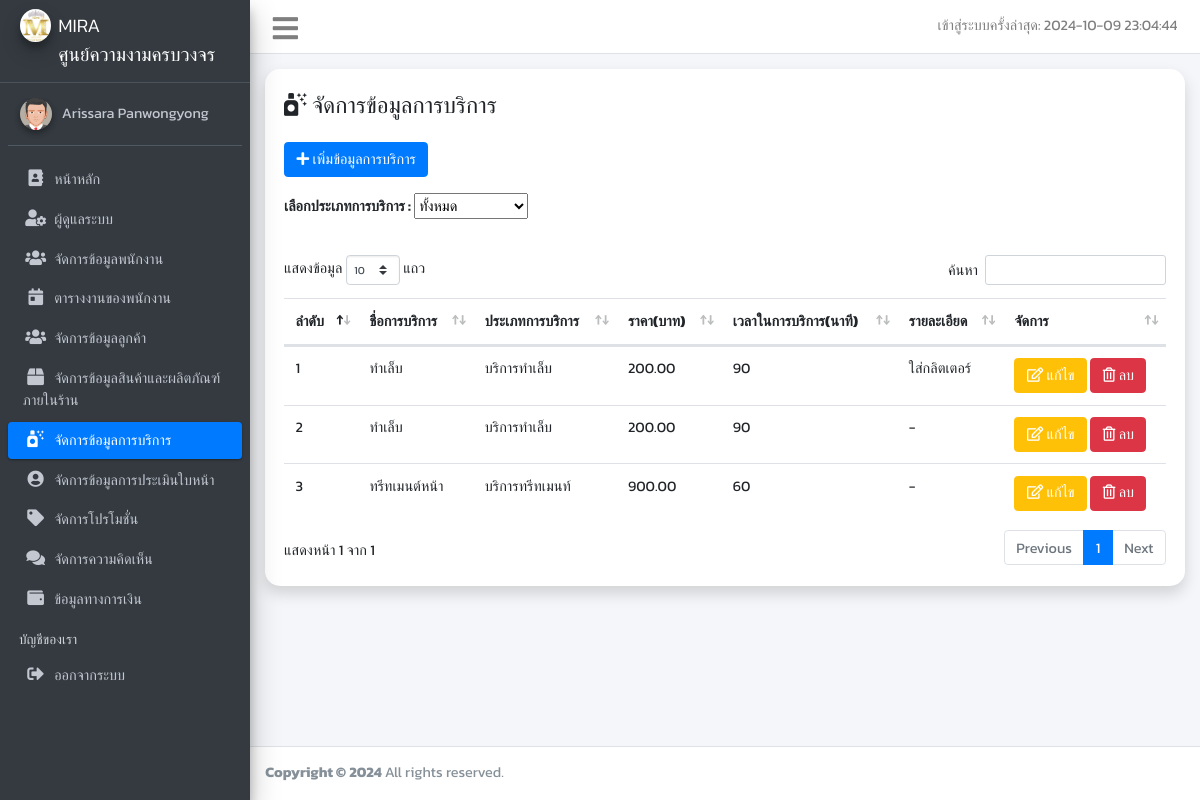
/pages/service/index.php (signed in), run on the app's committed database.
### tables this page shows
CREATE TABLE `service` (
  `service_id` int(5) NOT NULL,
  `service_name` varchar(100) NOT NULL,
  `service_type_id` int(5) NOT NULL,
  `service_price` decimal(7,2) NOT NULL,
  `service_time` int(2) NOT NULL,
  `service_detail` text NOT NULL
);

CREATE TABLE `service_type` (
  `service_type_id` int(5) NOT NULL COMMENT 'รหัสประเภทการบริการ',
  `service_type_name` varchar(100) NOT NULL COMMENT 'ชื่อประเภทการบริการ'
);

### pages/service/index.php (the view, shortened to what this page needs)
<?php
require_once('../authen.php');
try {
    $sql = "SELECT service.service_id, service.service_name, service.service_type_id, service.service_price, service.service_time, service.service_detail, service_type.service_type_name
            FROM service
            JOIN service_type ON service.service_type_id = service_type.service_type_id";
    $stmt = $conn->query($sql);
    $services = $stmt->fetchAll(PDO::FETCH_ASSOC);
} catch (PDOException $e) {
    echo "Error: " . $e->getMessage();
}
?>
<!DOCTYPE html>
<html lang="en">
<head>
    <link rel="stylesheet" href="../../plugins/fontawesome-free/css/all.min.css">
    <link rel="stylesheet" href="../../plugins/sweetalert2-theme-bootstrap-4/bootstrap-4.min.css">
    <link rel="stylesheet" href="../../plugins/bootstrap-toggle/bootstrap-toggle.min.css">
    <link rel="stylesheet" href="../../plugins/toastr/toastr.min.css">
    <link rel="stylesheet" href="../../assets/css/adminlte.min.css">
    <link rel="stylesheet" href="../../assets/css/style.css">
    <link rel="stylesheet" href="../../plugins/datatables-bs4/css/dataTables.bootstrap4.min.css">
    <link rel="stylesheet" href="../../plugins/datatables-responsive/css/responsive.bootstrap4.min.css">
</head>
<body class="hold-transition sidebar-mini">
    <div class="wrapper">
        <?php include_once('../includes/sidebar.php') ?>
        <div class="content-wrapper pt-3">
            <div class="content">
                <div class="container-fluid">
                    <div class="row">
                        <div class="col-12">
                            <div class="card shadow">
                                <div class="card-header border-0 pt-4">
                                    <h4>
                                        <i class="fas fa-air-freshener"></i>
                                        จัดการข้อมูลการบริการ
                                    </h4>
                                    <a href="add_service.php" class="btn btn-primary mt-3">
                                        <i class="fas fa-plus"></i>
                                        เพิ่มข้อมูลการบริการ
                                    </a>
                                    <form method="GET" class="mt-3">
                                        <label for="service_type_id">เลือกประเภทการบริการ : </label>
                                        <select name="service_type_id" id="service_type_id"
                                            onchange="this.form.submit()">
                                            <option value="">ทั้งหมด</option>
                                        </select>
                                    </form>
                                </div>
                                <div class="card-body">
                                    <table id="logs" class="table table-hover" width="100%">
                                        <thead>
                                            <tr>
                                                <th>ลำดับ</th>
                                                <th>ชื่อการบริการ</th>
                                                <th>ประเภทการบริการ</th>
                                                <th>ราคา(บาท)</th>
                                                <th>เวลาในการบริการ(นาที)</th>
                                                <th>รายละเอียด</th>
                                                <th>จัดการ</th>
                                            </tr>
                                        </thead>
                                        <tbody>
                                            <?php
                                            $num = 0;
                                            $filteredServices = isset($_GET['service_type_id']) && $_GET['service_type_id'] !== ''
                                                ? array_filter($services, function ($service) {
                                                    return $service['service_type_id'] == $_GET['service_type_id'];
                                                })
                                                : $services;
                                            foreach ($filteredServices as $service):
                                                $num++;
                                                ?>
                                                <tr>
                                                    <td><?php echo $num; ?></td>
                                                    <td><?php echo htmlspecialchars($service['service_name']); ?></td>
                                                    <td><?php echo htmlspecialchars($service['service_type_name']); ?></td>
                                                    <td><?php echo htmlspecialchars($service['service_price']); ?></td>
                                                    <td><?php echo htmlspecialchars($service['service_time']); ?></td>
                                                    <td><?php echo htmlspecialchars($service['service_detail']); ?></td>
                                                    <td>
                                                        <a href="edit_service.php?service_id=<?php echo $service['service_id']; ?>"
                                                            type="button" class="btn btn-warning text-white">
                                                            <i class="far fa-edit"></i> แก้ไข
                                                        </a>
                                                        <button type='button' class='btn btn-danger delete-btn'
                                                            data-id='<?php echo $service['service_id']; ?>'>
                                                            <i class='far fa-trash-alt'></i> ลบ
                                                        </button>
                                                    </td>
                                                </tr>
                                            <?php endforeach; ?>
                                        </tbody>
                                    </table>
                                </div>
                            </div>
                        </div>
                    </div>
                </div>
            </div>
        </div>
        <?php include_once('../includes/footer.php') ?>
    </div>
</body>
</html>

### assets/css/style.css (style rules this page uses)
body, html { height: 100%; font-family: 'Kanit', cursive !important; font-size: 0.95rem !important; }
.btn { font-size: inherit !important; }
.card, .small-box, .small-box-footer { border-radius: 15px !important; }

### data on the page
service: service_name "ทำเล็บ", service_type.service_type_name "บริการทำเล็บ", service_price "200.00", service_time "90", service_detail "ใส่กลิตเตอร์"
service: service_name "ทำเล็บ", service_type.service_type_name "บริการทำเล็บ", service_price "200.00", service_time "90", service_detail "-"
service: service_name "ทรีทเมนต์หน้า", service_type.service_type_name "บริการทรีทเมนท์", service_price "900.00", service_time "60", service_detail "-"

### other printed values
$_SESSION['AD_LOGIN'] "2024-10-09 23:04:44"
$_SESSION['AD_FIRSTNAME'] "Arissara"
$_SESSION['AD_LASTNAME'] "Panwongyong"
